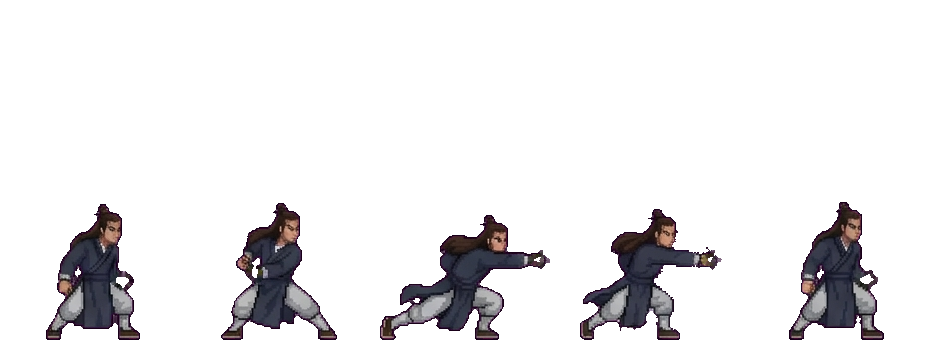
#> input picture assets/act/source_strips/01_검수련_쾌자.png, 930 x 348 px
$ python spritify.py '../assets/act/source_strips/01_검수련_쾌자.png'
#> lines starting #> are read from the running program, lines starting #| are printed output that depends on the picture
#!/usr/bin/env python3
"""
spritify — GIF/APNG/영상/이미지 시퀀스 → 스프라이트 아틀라스 + 프레임 테이블 + 클립 데이터

출력 구조 (Cocos 식 SpriteAtlas / SpriteFrame / AnimationClip 분리 패턴을 따름):
  <name>.png          아틀라스 (프레임 패킹된 PNG)
  <name>.atlas.json   프레임 테이블: name -> rect / offset / sourceSize / trimmed
  <name>.clips.json   클립: name -> frames(인덱스 배열) + fps + loop + events
  <name>.preview.gif  (옵션) 결과를 다시 재생해 본 미리보기

사용 예:
  python spritify.py walk.gif -o out/ --name hero_walk
  python spritify.py attack.mp4 -o out/ --fps 12 --clip attack
  python spritify.py frames_dir/ -o out/ --clip idle --key-color 255,0,255
  python spritify.py a.gif b.gif -o out/ --name hero   # 여러 입력 → 클립 여러 개, 아틀라스 하나
  python spritify.py sheet.png --grid 4x2 --key-color 255,0,255 --fps 10 --clip walk   # AI 생성 시트
"""
import argparse, json, math, os, subprocess, sys, tempfile
from pathlib import Path
from PIL import Image, ImageSequence
import numpy as np


# ---------------------------------------------------------------- 입력 디코딩
def split_grid(im: Image.Image, cols: int, rows: int, count=None, cell=None):
    """스프라이트 시트(격자)를 셀 단위로 잘라 프레임 리스트로. 읽기 순서: 좌→우, 상→하."""
    if cell:
        cw, ch = cell
    else:
        cw, ch = im.width // cols, im.height // rows
    frames = []
    for r in range(rows):
        for c in range(cols):
            if count is not None and len(frames) >= count:
                break
            frames.append(im.crop((c * cw, r * ch, (c + 1) * cw, (r + 1) * ch)))
    return frames


def load_frames(src: Path, fps_override=None, grid=None, grid_count=None, cell=None):
    """(frames[RGBA PIL], durations_ms[]) 반환"""
    if grid and not src.is_dir():
        im = Image.open(src).convert("RGBA")
        cols, rows = grid
        frames = split_grid(im, cols, rows, grid_count, cell)
        d = 1000 / (fps_override or 12)
        return frames, [d] * len(frames)
    if src.is_dir():
        files = sorted(p for p in src.iterdir()
                       if p.suffix.lower() in (".png", ".jpg", ".jpeg", ".webp", ".bmp"))
        if not files:
            sys.exit(f"[spritify] 이미지가 없습니다: {src}")
        frames = [Image.open(p).convert("RGBA") for p in files]
        d = 1000 / (fps_override or 12)
        return frames, [d] * len(frames)

    ext = src.suffix.lower()
    if ext in (".gif", ".png", ".apng", ".webp"):
        im = Image.open(src)
#> im is the input picture: PIL image 930x348 RGBA; mean R, G, B, A 8.3, 7.4, 8.6, 29.2
        frames, durs = [], []
        for f in ImageSequence.Iterator(im):
            frames.append(f.convert("RGBA"))
            durs.append(f.info.get("duration", 100) or 100)
#> this loop made 1 pass
#> after the loop, durs = [100]; frames = 1 item
        if fps_override:
            durs = [1000 / fps_override] * len(frames)
        return frames, durs

    if ext in (".mp4", ".webm", ".mov", ".mkv", ".avi"):
        fps = fps_override or 12
        with tempfile.TemporaryDirectory() as td:
            subprocess.run(
                ["ffmpeg", "-v", "error", "-i", str(src), "-vf", f"fps={fps}",
                 "-pix_fmt", "rgba", f"{td}/f_%05d.png"], check=True)
            files = sorted(Path(td).glob("f_*.png"))
            frames = [Image.open(p).convert("RGBA") for p in files]
            for f in frames:
                f.load()
        return frames, [1000 / fps] * len(frames)

    sys.exit(f"[spritify] 지원하지 않는 입력: {src}")


# ---------------------------------------------------------------- 전처리
def apply_key_color(frame: Image.Image, key, tol: int) -> Image.Image:
    """단색 배경(크로마키)을 투명 처리. 실사 사진에서 배경을 단색으로 찍었을 때 사용."""
    a = np.array(frame).astype(int)
    diff = np.abs(a[:, :, :3] - np.array(key)).sum(axis=2)
    a[:, :, 3] = np.where(diff <= tol, 0, a[:, :, 3])
    return Image.fromarray(a.astype(np.uint8), "RGBA")


def trim(frame: Image.Image, pad: int):
    """투명 여백 제거. (cropped, offset_x, offset_y) — offset은 원본 좌상단 기준."""
    bbox = frame.getbbox()  # alpha 포함 bbox
    if bbox is None:
        return Image.new("RGBA", (1, 1)), 0, 0
    x0, y0, x1, y1 = bbox
    x0 = max(0, x0 - pad); y0 = max(0, y0 - pad)
    x1 = min(frame.width, x1 + pad); y1 = min(frame.height, y1 + pad)
    return frame.crop((x0, y0, x1, y1)), x0, y0


def frame_hash(frame: Image.Image) -> bytes:
    return frame.tobytes()


# ---------------------------------------------------------------- 패킹 (shelf / MaxRects-lite)
def pack(sizes, max_w=2048, padding=2):
    """단순 shelf 패커. 높이순 정렬 후 행으로 채움. (positions[], atlas_w, atlas_h)"""
    order = sorted(range(len(sizes)), key=lambda i: -sizes[i][1])
    pos = [None] * len(sizes)
    x = y = shelf_h = 0
    used_w = 0
    for i in order:
        w, h = sizes[i]
        if x + w + padding > max_w and x > 0:
            y += shelf_h + padding
            x = 0; shelf_h = 0
        pos[i] = (x, y)
        x += w + padding
        shelf_h = max(shelf_h, h)
        used_w = max(used_w, x)
    atlas_w = min(max_w, used_w)
    atlas_h = y + shelf_h
    # 2의 거듭제곱으로 올림 (GPU 친화)
    p2 = lambda v: 1 << max(1, math.ceil(math.log2(max(1, v))))
    return pos, p2(atlas_w), p2(atlas_h)


# ---------------------------------------------------------------- 메인
def main():
    ap = argparse.ArgumentParser(description="GIF/영상/이미지 → 스프라이트 아틀라스")
    ap.add_argument("inputs", nargs="+", help="GIF/APNG/WEBP/MP4/WEBM 또는 이미지 폴더 (여러 개 가능)")
    ap.add_argument("-o", "--out", default="out", help="출력 폴더")
    ap.add_argument("--name", help="아틀라스 이름 (기본: 첫 입력 파일명)")
    ap.add_argument("--clip", action="append",
                    help="입력별 클립 이름. 입력 순서대로 매칭 (기본: 입력 파일명)")
    ap.add_argument("--fps", type=float, help="fps 강제 지정 (영상/폴더/격자는 기본 12)")
    ap.add_argument("--grid", help="스프라이트 시트 격자 분할 COLSxROWS (예: 4x2)")
    ap.add_argument("--grid-count", type=int, help="격자에서 실제 사용할 프레임 수 (빈 셀 제외)")
    ap.add_argument("--cell", help="셀 크기 WxH 고정 (시트에 여백이 있을 때)")
    ap.add_argument("--max-width", type=int, default=2048)
    ap.add_argument("--padding", type=int, default=2, help="프레임 간 여백(블리딩 방지)")
    ap.add_argument("--trim-pad", type=int, default=0, help="트림 후 남길 여백")
    ap.add_argument("--no-trim", action="store_true")
    ap.add_argument("--no-dedupe", action="store_true", help="중복 프레임 제거 끄기")
    ap.add_argument("--key-color", help="크로마키 배경색 R,G,B (예: 255,0,255)")
    ap.add_argument("--key-tol", type=int, default=60, help="크로마키 허용 오차")
    ap.add_argument("--scale", type=float, default=1.0, help="프레임 축소/확대 배율")
    ap.add_argument("--preview", action="store_true", help="결과 미리보기 GIF 생성")
    ap.add_argument("--loop", action="store_true", help="클립 loop 플래그 true로")
    a = ap.parse_args()

    out = Path(a.out); out.mkdir(parents=True, exist_ok=True)
    name = a.name or Path(a.inputs[0]).stem
    key = tuple(int(v) for v in a.key_color.split(",")) if a.key_color else None

    unique = []          # [(cropped_img, ox, oy, src_w, src_h)]
    hash_index = {}      # hash -> frame idx
    clips = {}

    for ci, src in enumerate(a.inputs):
        src = Path(src)
        clip_name = (a.clip[ci] if a.clip and ci < len(a.clip) else src.stem)
        grid = tuple(int(v) for v in a.grid.lower().split("x")) if a.grid else None
        cell = tuple(int(v) for v in a.cell.lower().split("x")) if a.cell else None
        frames, durs = load_frames(src, a.fps, grid, a.grid_count, cell)
#> frames = 1 item; durs = [100]
        idx_seq, dur_seq = [], []
        for f, d in zip(frames, durs):
            if key: f = apply_key_color(f, key, a.key_tol)
            if a.scale != 1.0:
                f = f.resize((max(1, round(f.width * a.scale)),
                              max(1, round(f.height * a.scale))), Image.LANCZOS)
            sw, sh = f.size
            if a.no_trim:
                c, ox, oy = f, 0, 0
            else:
                c, ox, oy = trim(f, a.trim_pad)
            h = None if a.no_dedupe else frame_hash(c) + bytes([ox & 255, oy & 255])
            if h is not None and h in hash_index:
                i = hash_index[h]
            else:
                i = len(unique); unique.append((c, ox, oy, sw, sh))
                if h is not None: hash_index[h] = i
            idx_seq.append(i); dur_seq.append(d)
#> this loop made 1 pass
#> (d, sw, sh, x0 in trim, y0 in trim, x1 in trim, y1 in trim, ox) on pass 1: (100, 930, 348, 46, 202, 884, 340, 46)
#> pass 1, in main, `c, ox, oy = trim(f, a.trim_pad)`:
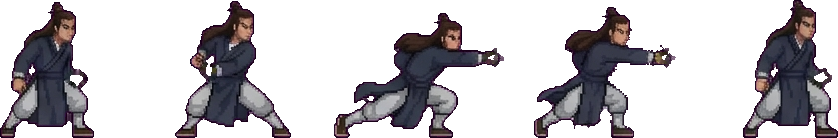
#> c: PIL image 838x138 RGBA; mean R, G, B, A 23.4, 20.6, 23.9, 81.6; transparent parts drawn white
#> after the loop, dur_seq = [100]; hash_index = 1 item; idx_seq = [0]; unique = 1 item

        # fps = 가장 흔한 딜레이 기준. 딜레이가 제각각이면 durations도 같이 기록
        common = max(set(dur_seq), key=dur_seq.count)
#> common = 100
        fps = round(1000 / common, 3) if common else 12
#> fps = 10
        clips[clip_name] = {
            "frames": idx_seq,
            "fps": fps,
            "loop": a.loop,
            "durations_ms": dur_seq if len(set(dur_seq)) > 1 else None,
            "events": [],          # 예: {"frame": 3, "name": "hit"}
            "source": src.name,
        }
        print(f"[spritify] {clip_name}: {len(frames)}프레임 → 유니크 {len(set(idx_seq))}, fps≈{fps}")
#| [spritify] 01_검수련_쾌자: 1프레임 → 유니크 1, fps≈10.0

    # ---- 패킹
    sizes = [(c.width, c.height) for c, *_ in unique]
#> sizes = [(838, 138)]
    pos, aw, ah = pack(sizes, a.max_width, a.padding)
#> in pack, `order = sorted(range(len(sizes)), key=lambda i: -sizes[i][1])`: order = [0]
#> in pack, `pos = [None] * len(sizes)`: pos = 1 item
#> the loop in pack, `for i in order:` made 1 pass
#> (w, h, x, shelf_h, used_w) on pass 1: (838, 138, 840, 138, 840)
#> after the loop in pack, `for i in order:`: pos = [(0, 0)]; shelf_h = 138; x = 840; y = 0
#> in pack, `atlas_w = min(max_w, used_w)`: atlas_w = 840
#> in pack, `atlas_h = y + shelf_h`: atlas_h = 138
#> pos = [(0, 0)]; aw = 1024; ah = 256
    atlas = Image.new("RGBA", (aw, ah), (0, 0, 0, 0))
#> atlas: PIL image 1024x256 RGBA; every value is 0
    table = {}
    for i, ((c, ox, oy, sw, sh), (x, y)) in enumerate(zip(unique, pos)):
        atlas.paste(c, (x, y))
        fname = f"{name}_{i:03d}"
        table[fname] = {
            "index": i,
            "rect": {"x": x, "y": y, "w": c.width, "h": c.height},
            # offset: 트림된 조각을 원본 캔버스 어디에 놓을지 (좌상단 기준)
            "offset": {"x": ox, "y": oy},
            "sourceSize": {"w": sw, "h": sh},
            # pivot: 원본 캔버스 하단 중앙 (발 위치) — 캐릭터용 기본값
            "pivot": {"x": 0.5, "y": 1.0},
            "trimmed": (c.width, c.height) != (sw, sh),
        }
#> this loop made 1 pass
#> (ox, oy, sw, sh, x, y, fname) on pass 1: (46, 202, 930, 348, 0, 0, '01_검수련_쾌자_000')
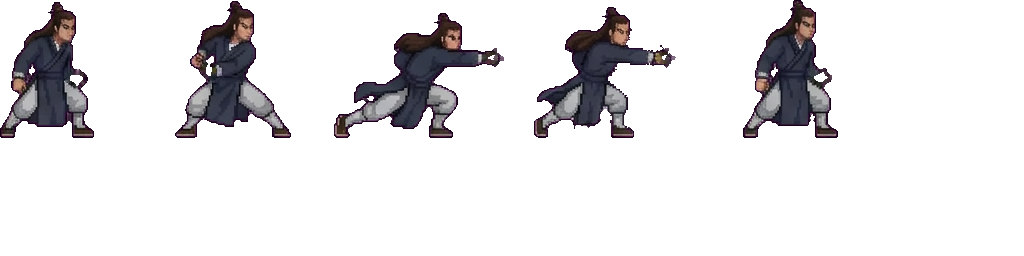
#> atlas: PIL image 1024x256 RGBA; mean R, G, B, A 10.3, 9.1, 10.6, 36; transparent parts drawn white
#> after the loop, table = 1 item
    atlas.save(out / f"{name}.png", optimize=True)

    json.dump({"atlas": f"{name}.png", "size": {"w": aw, "h": ah},
               "frames": table}, open(out / f"{name}.atlas.json", "w"), indent=2)
    json.dump({"atlas": f"{name}.atlas.json", "clips": clips},
              open(out / f"{name}.clips.json", "w"), indent=2, ensure_ascii=False)

    fill = sum(w * h for w, h in sizes) / (aw * ah) * 100
#> fill = 44.11
    print(f"[spritify] 아틀라스 {aw}x{ah}, 프레임 {len(unique)}개, 채움률 {fill:.1f}%")
#| [spritify] 아틀라스 1024x256, 프레임 1개, 채움률 44.1%
    print(f"[spritify] 출력: {out / (name + '.png')}, {name}.atlas.json, {name}.clips.json")

    # ---- 미리보기: 아틀라스+테이블만으로 재구성 (데이터가 맞는지 검증 겸)
    if a.preview:
        for cname, clip in clips.items():
            frames = []
            for i in clip["frames"]:
                e = table[f"{name}_{i:03d}"]
                r, o, s = e["rect"], e["offset"], e["sourceSize"]
                canvas = Image.new("RGBA", (s["w"], s["h"]), (0, 0, 0, 0))
                piece = atlas.crop((r["x"], r["y"], r["x"] + r["w"], r["y"] + r["h"]))
                canvas.paste(piece, (o["x"], o["y"]))
                frames.append(canvas)
            durs = clip["durations_ms"] or [1000 / clip["fps"]] * len(frames)
            frames[0].save(out / f"{name}.{cname}.preview.gif", save_all=True,
                           append_images=frames[1:], duration=durs, loop=0, disposal=2)
        print("[spritify] 미리보기 GIF 생성 완료")


if __name__ == "__main__":
    main()
